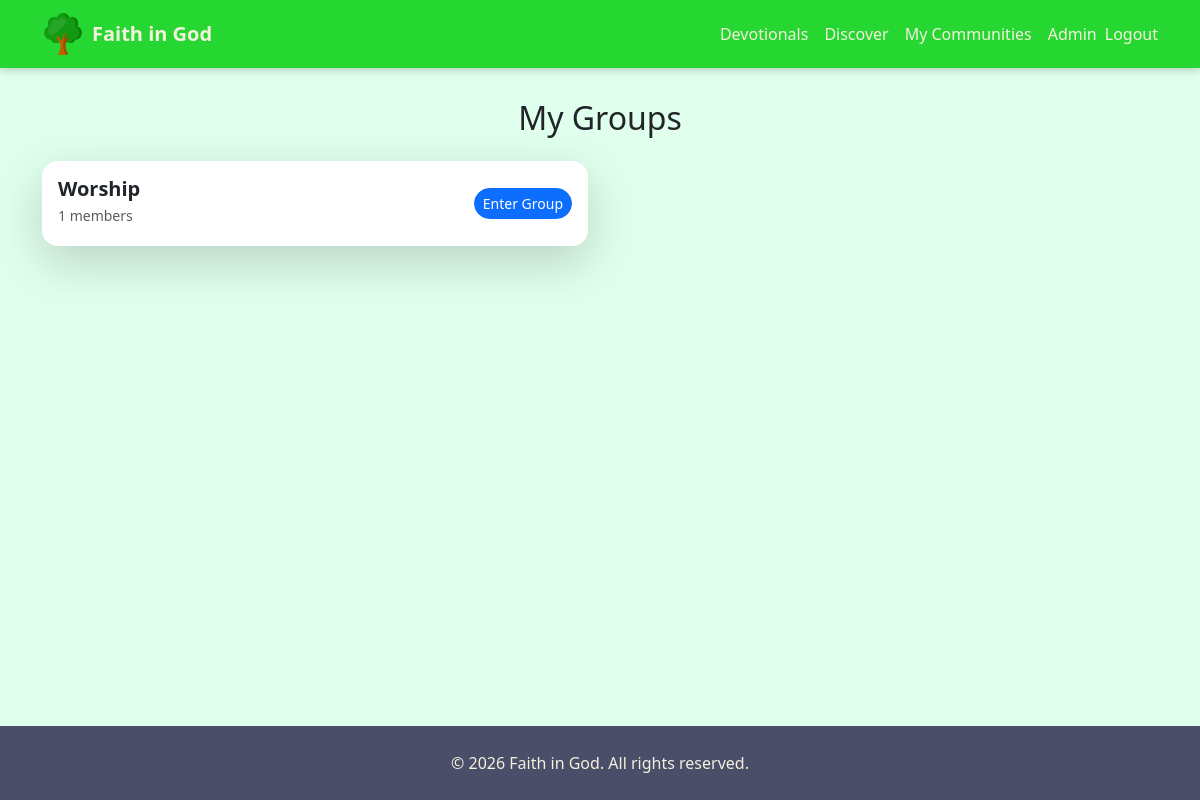
/groups/my/ (signed in), run on an earlier commit of the app's database.
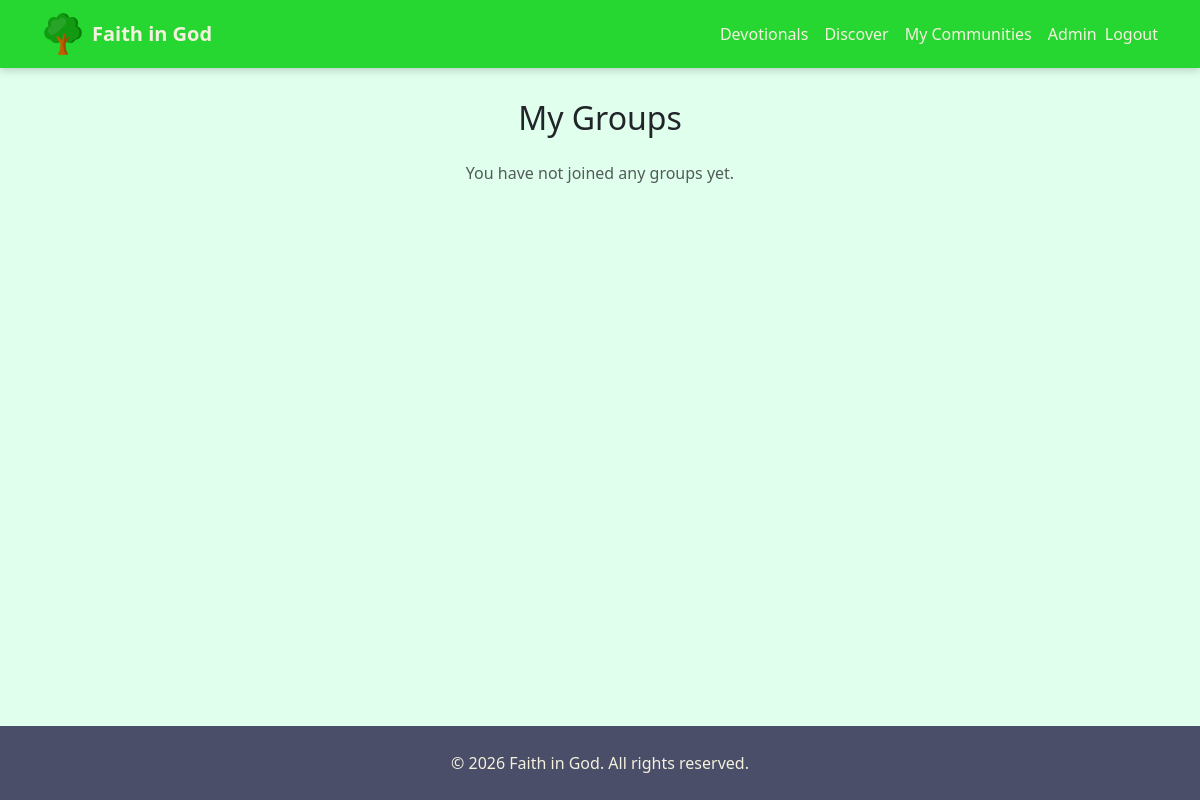
And on a later commit of the database.
### engagement/models.py (models this page shows, shortened)
class Group(models.Model):
    GROUP_TYPES = [
        ("small", "Small Group"),
    ]
    name = models.CharField(max_length=200)
    description = models.TextField(blank=True)
    leader = models.ForeignKey(
        User, on_delete=models.SET_NULL, null=True, related_name="led_groups"
    )
    group_type = models.CharField(
        max_length=20, choices=GROUP_TYPES, default="small"
    )
    created_at = models.DateTimeField(auto_now_add=True)
    is_active = models.BooleanField(default=True)
    image = models.ImageField(
        upload_to="groups/",
        blank=True,
        null=True,
        validators=[validate_file_size]
    )
    def next_meeting(self):
        return self.meetings.filter(
            start_time__gte=timezone.now()
        ).order_by('start_time').first()
    class Meta:
        verbose_name = "Church Group"
        verbose_name_plural = "Church Groups"

### engagement/views.py (the view)
# urls.py: path("my/", views.my_groups, name="my_groups"),
@login_required
def my_groups(request):
    memberships = GroupMember.objects.filter(
        user=request.user,
        is_active=True
    ).select_related("group", "group__leader")
    groups = [m.group for m in memberships]
    for group in groups:
        group.member_count = group.members.filter(is_active=True).count()
    return render(request, "engagement/my_groups.html", {"groups": groups})

### content/context_processors.py (called while the page is built)
def global_updates(request):
    updates = Update.objects.filter(is_published=True).order_by("-created_at")
    return {"global_updates": updates}

### engagement/context_processors.py (called while the page is built)
def next_meeting(request):
    if not request.user.is_authenticated:
        return {}
    meeting = Meeting.objects.filter(
        group__members__user=request.user,
        group__members__is_active=True,
        start_time__gte=timezone.now()
    ).order_by("start_time").first()
    return {
        "next_group_meeting": meeting
    }

def user_groups(request):
    if request.user.is_authenticated:
        groups = GroupMember.objects.filter(
            user=request.user,
            is_active=True
        ).select_related("group")
        return {"user_groups": [gm.group for gm in groups]}
    return {}

def pending_invitations(request):
    if request.user.is_authenticated:
        invites = GroupInvitation.objects.filter(
            invited_user=request.user,
            accepted=False
        ).select_related("group")
        return {
            "pending_invites": invites,
            "pending_invites_count": invites.count()
        }
    return {}

### engagement/templates/engagement/my_groups.html (shortened to what this page needs)
{% extends "base.html" %}
{% load static %}
{% block content %}
<h2 class="mb-4 text-center">My Groups</h2>
<div class="row">
    {% for group in groups %}
    <div class="col-md-6 mb-4">
        <div class="card shadow-lg border-0 rounded-4 overflow-hidden"
             style="border-left: 5px solid #0d6efd;">
            <div class="d-flex align-items-center p-3 bg-white">
                <div class="flex-grow-1">
                    <h5 class="mb-1 fw-bold">{{ group.name }}</h5>
                    <small class="text-muted d-block mb-1">
                        {{ group.member_count }} members
                    </small>
                </div>
                <a href="{% url 'engagement:group_detail' group.id %}"
                   class="btn btn-primary btn-sm rounded-pill ms-2">
                    Enter Group
                </a>
            </div>
        </div>
    </div>
    {% empty %}
    <p class="text-center text-muted">
        You have not joined any groups yet.
    </p>
    {% endfor %}
</div>
{% endblock %}

What changed in the data, as far as the page shows it:
removed Group: name "Worship", member_count "1"
Also different on the page:
text now shown: "You have not joined any groups yet."
